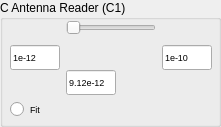
           <widget class="QGroupBox" name="groupBox_12">
            <property name="minimumSize">
             <size>
              <width>220</width>
              <height>100</height>
             </size>
            </property>
            <property name="title">
             <string>C Antenna Reader (C1)</string>
            </property>
            <widget class="QWidget" name="layoutWidget">
             <property name="geometry">
              <rect>
               <x>10</x>
               <y>20</y>
               <width>202</width>
               <height>98</height>
              </rect>
             </property>
             <layout class="QVBoxLayout" name="verticalLayout_6">
              <item>
               <layout class="QHBoxLayout" name="horizontalLayout_16">
                <item>
                 <widget class="QLineEdit" name="lineEditMinC1">
                  <property name="minimumSize">
                   <size>
                    <width>50</width>
                    <height>25</height>
                   </size>
                  </property>
                  <property name="maximumSize">
                   <size>
                    <width>50</width>
                    <height>25</height>
                   </size>
                  </property>
                  <property name="font">
                   <font>
                    <pointsize>7</pointsize>
                   </font>
                  </property>
                  <property name="text">
                   <string>1e-12</string>
                  </property>
                 </widget>
                </item>
                <item>
                 <layout class="QGridLayout" name="gridLayout_10">
                  <item row="0" column="0">
                   <widget class="QSlider" name="horizontalSliderC1">
                    <property name="minimum">
                     <number>0</number>
                    </property>
                    <property name="maximum">
                     <number>10000</number>
                    </property>
                    <property name="orientation">
                     <enum>Qt::Horizontal</enum>
                    </property>
                   </widget>
                  </item>
                  <item row="1" column="0">
                   <spacer name="verticalSpacer_12">
                    <property name="orientation">
                     <enum>Qt::Vertical</enum>
                    </property>
                    <property name="sizeHint" stdset="0">
                     <size>
                      <width>20</width>
                      <height>17</height>
                     </size>
                    </property>
                   </spacer>
                  </item>
                  <item row="2" column="0">
                   <widget class="QLineEdit" name="lineEditValueC1">
                    <property name="minimumSize">
                     <size>
                      <width>50</width>
                      <height>25</height>
                     </size>
                    </property>
                    <property name="maximumSize">
                     <size>
                      <width>50</width>
                      <height>25</height>
                     </size>
                    </property>
                    <property name="font">
                     <font>
                      <pointsize>7</pointsize>
                     </font>
                    </property>
                    <property name="text">
                     <string>9.12e-12</string>
                    </property>
                   </widget>
                  </item>
                 </layout>
                </item>
                <item>
                 <widget class="QLineEdit" name="lineEditMaxC1">
                  <property name="minimumSize">
                   <size>
                    <width>50</width>
                    <height>25</height>
                   </size>
                  </property>
                  <property name="maximumSize">
                   <size>
                    <width>50</width>
                    <height>25</height>
                   </size>
                  </property>
                  <property name="font">
                   <font>
                    <pointsize>7</pointsize>
                   </font>
                  </property>
                  <property name="text">
                   <string>1e-10</string>
                  </property>
                 </widget>
                </item>
               </layout>
              </item>
              <item>
               <widget class="QRadioButton" name="radioButtonFitC1">
                <property name="font">
                 <font>
                  <pointsize>7</pointsize>
                 </font>
                </property>
                <property name="text">
                 <string>Fit</string>
                </property>
               </widget>
              </item>
             </layout>
            </widget>
           </widget>
